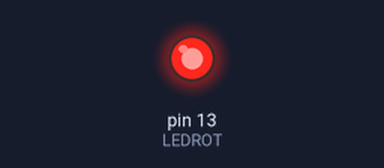
Simulated run of this sketch. Board: Arduino Uno, built with avr-gcc and run on an emulated ATmega328P. Shown: output pins drawn as LEDs (lit = HIGH).

Above: at 0.15 s.
At 21.9 s:
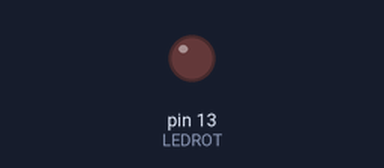
Timing chart, 0 to 24.6 s (numbered marks = the images above):
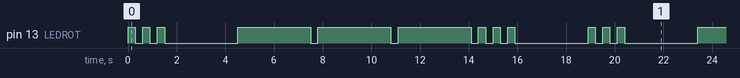

The sketch:

sosArdu.ino
```cpp
// SOS-Leuchte
const int LEDROT   = 13;
const unsigned long WARTEZEITkurz = 300;
const unsigned long WARTEZEITlang = 3000;

void setup()                    // Hier beginnt das Setup
{                               // Hier beginnt ein Programmabschnitt
  pinMode(LEDROT,   OUTPUT);    // Pin LEDROT soll ein Ausgang sein
}                               // Hier ist ein Programmabschnitt beendet

void loop()                     // Hier beginnt das Hauptprogramm
{                               // Hier beginnt ein Programmabschnitt
  // dreimal KURZ
  digitalWrite(LEDROT, HIGH);   // Schalte die Spannung an Pin LEDROT ein
  delay(WARTEZEITkurz);             // Warte 1000 Millisekunden
  digitalWrite(LEDROT, LOW);
  delay(WARTEZEITkurz);
  digitalWrite(LEDROT, HIGH);
  delay(WARTEZEITkurz);
  digitalWrite(LEDROT, LOW);
  delay(WARTEZEITkurz);
  digitalWrite(LEDROT, HIGH);
  delay(WARTEZEITkurz);
  digitalWrite(LEDROT, LOW);
  delay(WARTEZEITlang);

  // dreimal LANG
  digitalWrite(LEDROT, HIGH);
  delay(WARTEZEITlang);
  digitalWrite(LEDROT, LOW);
  delay(WARTEZEITkurz);
  digitalWrite(LEDROT, HIGH);
  delay(WARTEZEITlang);
  digitalWrite(LEDROT, LOW);
  delay(WARTEZEITkurz);
  digitalWrite(LEDROT, HIGH);
  delay(WARTEZEITlang);
  digitalWrite(LEDROT, LOW);
  delay(WARTEZEITkurz);

  // dreimal KURZ
  digitalWrite(LEDROT, HIGH);
  delay(WARTEZEITkurz);
  digitalWrite(LEDROT, LOW);
  delay(WARTEZEITkurz);
  digitalWrite(LEDROT, HIGH);
  delay(WARTEZEITkurz);
  digitalWrite(LEDROT, LOW);
  delay(WARTEZEITkurz);
  digitalWrite(LEDROT, HIGH);
  delay(WARTEZEITkurz);
  digitalWrite(LEDROT, LOW);
  delay(WARTEZEITlang);
}                               // Programmabschnitt beenden
```

Measured:
- by itself, pin 13 (LEDROT): repeats every 18.9 s: 2 × (LOW 0.30 s, HIGH 0.30 s), LOW 3.0 s, 3 × (HIGH 3.0 s, LOW 0.30 s), 2 × (HIGH 0.30 s, LOW 0.30 s), HIGH 0.30 s, LOW 3.0 s, HIGH 0.30 s
- by itself, everything shown: repeats every 18.9 s, in 18 steps
